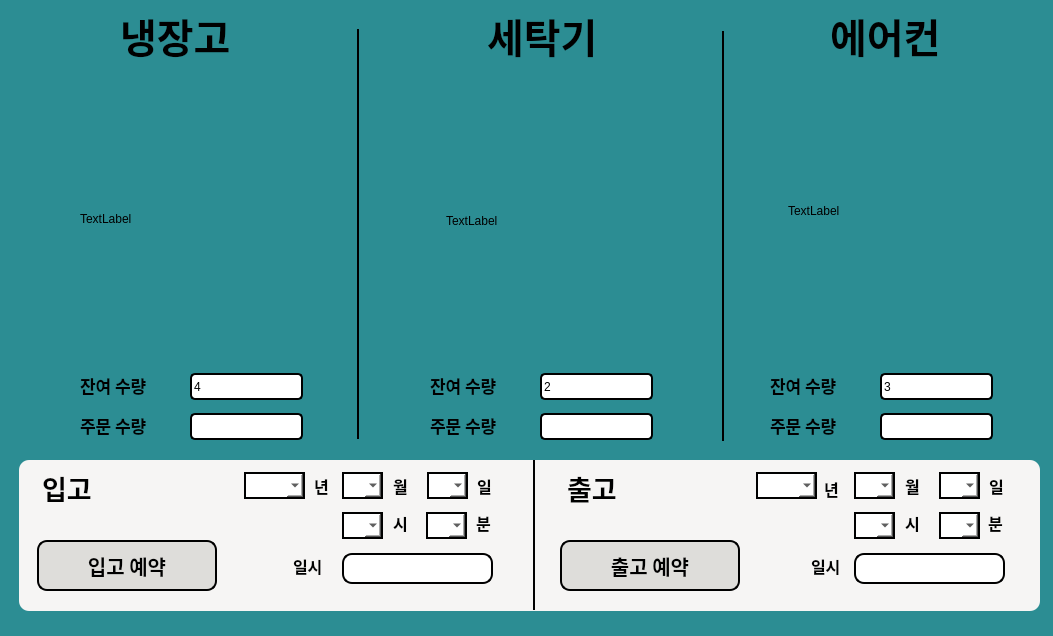
<?xml version="1.0" encoding="UTF-8"?>
<ui version="4.0">
 <class>Dialog</class>
 <widget class="QDialog" name="Dialog">
  <property name="geometry">
   <rect>
    <x>0</x>
    <y>0</y>
    <width>1053</width>
    <height>636</height>
   </rect>
  </property>
  <property name="windowTitle">
   <string>Dialog</string>
  </property>
  <property name="styleSheet">
   <string notr="true">background-color:rgb(44, 141, 147)</string>
  </property>
  <widget class="QFrame" name="frame">
   <property name="geometry">
    <rect>
     <x>533</x>
     <y>460</y>
     <width>2</width>
     <height>150</height>
    </rect>
   </property>
   <property name="styleSheet">
    <string notr="true">background-color:black</string>
   </property>
   <property name="frameShape">
    <enum>QFrame::StyledPanel</enum>
   </property>
   <property name="frameShadow">
    <enum>QFrame::Raised</enum>
   </property>
  </widget>
  <widget class="QFrame" name="frame_3">
   <property name="geometry">
    <rect>
     <x>722</x>
     <y>31</y>
     <width>2</width>
     <height>410</height>
    </rect>
   </property>
   <property name="styleSheet">
    <string notr="true">background-color:black</string>
   </property>
   <property name="frameShape">
    <enum>QFrame::StyledPanel</enum>
   </property>
   <property name="frameShadow">
    <enum>QFrame::Raised</enum>
   </property>
  </widget>
  <widget class="QFrame" name="frame_4">
   <property name="geometry">
    <rect>
     <x>357</x>
     <y>29</y>
     <width>2</width>
     <height>410</height>
    </rect>
   </property>
   <property name="styleSheet">
    <string notr="true">background-color:black</string>
   </property>
   <property name="frameShape">
    <enum>QFrame::StyledPanel</enum>
   </property>
   <property name="frameShadow">
    <enum>QFrame::Raised</enum>
   </property>
  </widget>
  <widget class="QLineEdit" name="b_num">
   <property name="geometry">
    <rect>
     <x>540</x>
     <y>413</y>
     <width>113</width>
     <height>27</height>
    </rect>
   </property>
   <property name="styleSheet">
    <string notr="true">border-radius: 5px;
border: 2px solid rgb(0, 0, 0);
background-color:white;</string>
   </property>
  </widget>
  <widget class="QLabel" name="c_pic">
   <property name="geometry">
    <rect>
     <x>788</x>
     <y>70</y>
     <width>201</width>
     <height>281</height>
    </rect>
   </property>
   <property name="text">
    <string>TextLabel</string>
   </property>
  </widget>
  <widget class="QLabel" name="a_pic">
   <property name="geometry">
    <rect>
     <x>80</x>
     <y>78</y>
     <width>201</width>
     <height>281</height>
    </rect>
   </property>
   <property name="text">
    <string>TextLabel</string>
   </property>
  </widget>
  <widget class="QLabel" name="label_11">
   <property name="geometry">
    <rect>
     <x>770</x>
     <y>376</y>
     <width>81</width>
     <height>19</height>
    </rect>
   </property>
   <property name="font">
    <font>
     <family>Ubuntu Mono</family>
     <pointsize>13</pointsize>
     <weight>75</weight>
     <bold>true</bold>
    </font>
   </property>
   <property name="styleSheet">
    <string notr="true">background-color:rgb(44, 141, 147)</string>
   </property>
   <property name="text">
    <string>잔여 수량</string>
   </property>
  </widget>
  <widget class="QLabel" name="label_6">
   <property name="geometry">
    <rect>
     <x>80</x>
     <y>376</y>
     <width>91</width>
     <height>19</height>
    </rect>
   </property>
   <property name="font">
    <font>
     <family>Ubuntu Mono</family>
     <pointsize>13</pointsize>
     <weight>75</weight>
     <bold>true</bold>
    </font>
   </property>
   <property name="styleSheet">
    <string notr="true">background-color:rgb(44, 141, 147)</string>
   </property>
   <property name="text">
    <string>잔여 수량</string>
   </property>
  </widget>
  <widget class="QLabel" name="label_10">
   <property name="geometry">
    <rect>
     <x>770</x>
     <y>416</y>
     <width>71</width>
     <height>19</height>
    </rect>
   </property>
   <property name="font">
    <font>
     <family>Ubuntu Mono</family>
     <pointsize>13</pointsize>
     <weight>75</weight>
     <bold>true</bold>
    </font>
   </property>
   <property name="text">
    <string>주문 수량</string>
   </property>
  </widget>
  <widget class="QLabel" name="label_12">
   <property name="geometry">
    <rect>
     <x>487</x>
     <y>10</y>
     <width>211</width>
     <height>51</height>
    </rect>
   </property>
   <property name="font">
    <font>
     <family>Ubuntu Mono</family>
     <pointsize>30</pointsize>
     <weight>75</weight>
     <bold>true</bold>
    </font>
   </property>
   <property name="text">
    <string>세탁기</string>
   </property>
  </widget>
  <widget class="QLineEdit" name="b_sum">
   <property name="geometry">
    <rect>
     <x>540</x>
     <y>373</y>
     <width>113</width>
     <height>27</height>
    </rect>
   </property>
   <property name="styleSheet">
    <string notr="true">border-radius: 5px;
border: 2px solid rgb(0, 0, 0);
background-color:white;</string>
   </property>
   <property name="text">
    <string>2</string>
   </property>
   <property name="readOnly">
    <bool>false</bool>
   </property>
  </widget>
  <widget class="QLineEdit" name="c_num">
   <property name="geometry">
    <rect>
     <x>880</x>
     <y>413</y>
     <width>113</width>
     <height>27</height>
    </rect>
   </property>
   <property name="styleSheet">
    <string notr="true">border-radius: 5px;
border: 2px solid rgb(0, 0, 0);
background-color:white;</string>
   </property>
  </widget>
  <widget class="QLineEdit" name="c_sum">
   <property name="geometry">
    <rect>
     <x>880</x>
     <y>373</y>
     <width>113</width>
     <height>27</height>
    </rect>
   </property>
   <property name="styleSheet">
    <string notr="true">border-radius: 5px;
border: 2px solid rgb(0, 0, 0);
background-color:white;</string>
   </property>
   <property name="text">
    <string>3</string>
   </property>
   <property name="readOnly">
    <bool>false</bool>
   </property>
  </widget>
  <widget class="QLabel" name="b_pic">
   <property name="geometry">
    <rect>
     <x>446</x>
     <y>80</y>
     <width>201</width>
     <height>281</height>
    </rect>
   </property>
   <property name="text">
    <string>TextLabel</string>
   </property>
  </widget>
  <widget class="QLabel" name="label_13">
   <property name="geometry">
    <rect>
     <x>830</x>
     <y>10</y>
     <width>211</width>
     <height>51</height>
    </rect>
   </property>
   <property name="font">
    <font>
     <family>Ubuntu Mono</family>
     <pointsize>30</pointsize>
     <weight>75</weight>
     <bold>true</bold>
    </font>
   </property>
   <property name="text">
    <string>에어컨</string>
   </property>
  </widget>
  <widget class="QLabel" name="label_7">
   <property name="geometry">
    <rect>
     <x>80</x>
     <y>416</y>
     <width>81</width>
     <height>19</height>
    </rect>
   </property>
   <property name="font">
    <font>
     <family>Ubuntu Mono</family>
     <pointsize>13</pointsize>
     <weight>75</weight>
     <bold>true</bold>
    </font>
   </property>
   <property name="styleSheet">
    <string notr="true">background-color:rgb(44, 141, 147)</string>
   </property>
   <property name="text">
    <string>주문 수량</string>
   </property>
  </widget>
  <widget class="QLabel" name="label_5">
   <property name="geometry">
    <rect>
     <x>120</x>
     <y>10</y>
     <width>211</width>
     <height>51</height>
    </rect>
   </property>
   <property name="font">
    <font>
     <family>Ubuntu Mono</family>
     <pointsize>30</pointsize>
     <weight>75</weight>
     <italic>false</italic>
     <bold>true</bold>
    </font>
   </property>
   <property name="styleSheet">
    <string notr="true"/>
   </property>
   <property name="text">
    <string>냉장고</string>
   </property>
  </widget>
  <widget class="QLineEdit" name="a_num">
   <property name="geometry">
    <rect>
     <x>190</x>
     <y>413</y>
     <width>113</width>
     <height>27</height>
    </rect>
   </property>
   <property name="styleSheet">
    <string notr="true">border-radius: 5px;
border: 2px solid rgb(0, 0, 0);
background-color:white;</string>
   </property>
  </widget>
  <widget class="QLabel" name="label_8">
   <property name="geometry">
    <rect>
     <x>430</x>
     <y>416</y>
     <width>81</width>
     <height>19</height>
    </rect>
   </property>
   <property name="font">
    <font>
     <family>Ubuntu Mono</family>
     <pointsize>13</pointsize>
     <weight>75</weight>
     <bold>true</bold>
    </font>
   </property>
   <property name="text">
    <string>주문 수량</string>
   </property>
  </widget>
  <widget class="QLabel" name="label_9">
   <property name="geometry">
    <rect>
     <x>430</x>
     <y>376</y>
     <width>81</width>
     <height>19</height>
    </rect>
   </property>
   <property name="font">
    <font>
     <family>Ubuntu Mono</family>
     <pointsize>13</pointsize>
     <weight>75</weight>
     <bold>true</bold>
    </font>
   </property>
   <property name="styleSheet">
    <string notr="true">background-color:rgb(44, 141, 147)</string>
   </property>
   <property name="text">
    <string>잔여 수량</string>
   </property>
  </widget>
  <widget class="QLineEdit" name="a_sum">
   <property name="geometry">
    <rect>
     <x>190</x>
     <y>373</y>
     <width>113</width>
     <height>27</height>
    </rect>
   </property>
   <property name="styleSheet">
    <string notr="true">border-radius: 5px;
border: 2px solid rgb(0, 0, 0);
background-color:white;</string>
   </property>
   <property name="text">
    <string>4</string>
   </property>
   <property name="readOnly">
    <bool>false</bool>
   </property>
  </widget>
  <widget class="QLabel" name="label_4">
   <property name="geometry">
    <rect>
     <x>567</x>
     <y>472</y>
     <width>101</width>
     <height>31</height>
    </rect>
   </property>
   <property name="font">
    <font>
     <family>Ubuntu Mono</family>
     <pointsize>20</pointsize>
     <weight>75</weight>
     <bold>true</bold>
    </font>
   </property>
   <property name="styleSheet">
    <string notr="true">background-color:rgb(246, 245, 244)</string>
   </property>
   <property name="text">
    <string>출고</string>
   </property>
  </widget>
  <widget class="QLabel" name="label_3">
   <property name="geometry">
    <rect>
     <x>42</x>
     <y>472</y>
     <width>101</width>
     <height>31</height>
    </rect>
   </property>
   <property name="font">
    <font>
     <family>Ubuntu Mono</family>
     <pointsize>20</pointsize>
     <weight>75</weight>
     <italic>false</italic>
     <bold>true</bold>
     <underline>false</underline>
    </font>
   </property>
   <property name="styleSheet">
    <string notr="true">background-color:rgb(246, 245, 244)</string>
   </property>
   <property name="text">
    <string>입고</string>
   </property>
  </widget>
  <widget class="QLineEdit" name="lineEdit_2">
   <property name="geometry">
    <rect>
     <x>854</x>
     <y>553</y>
     <width>151</width>
     <height>31</height>
    </rect>
   </property>
   <property name="styleSheet">
    <string notr="true">border-radius: 10px;
border: 2px solid rgb(0, 0, 0);
background-color:white;</string>
   </property>
   <property name="alignment">
    <set>Qt::AlignCenter</set>
   </property>
  </widget>
  <widget class="QLabel" name="label">
   <property name="geometry">
    <rect>
     <x>393</x>
     <y>513</y>
     <width>31</width>
     <height>19</height>
    </rect>
   </property>
   <property name="font">
    <font>
     <family>Ubuntu Mono</family>
     <pointsize>12</pointsize>
     <weight>75</weight>
     <bold>true</bold>
    </font>
   </property>
   <property name="styleSheet">
    <string notr="true">background-color:rgb(246, 245, 244)</string>
   </property>
   <property name="text">
    <string>시</string>
   </property>
  </widget>
  <widget class="QPushButton" name="out_btn">
   <property name="geometry">
    <rect>
     <x>560</x>
     <y>540</y>
     <width>180</width>
     <height>51</height>
    </rect>
   </property>
   <property name="font">
    <font>
     <family>Ubuntu Mono</family>
     <pointsize>15</pointsize>
     <weight>75</weight>
     <bold>true</bold>
    </font>
   </property>
   <property name="styleSheet">
    <string notr="true">border-radius: 10px;
border: 2px solid rgb(0, 0, 0);
background-color:rgb(222, 221, 218)</string>
   </property>
   <property name="text">
    <string>출고 예약</string>
   </property>
  </widget>
  <widget class="QLineEdit" name="lineEdit">
   <property name="geometry">
    <rect>
     <x>342</x>
     <y>553</y>
     <width>151</width>
     <height>31</height>
    </rect>
   </property>
   <property name="styleSheet">
    <string notr="true">border-radius: 10px;
border: 2px solid rgb(0, 0, 0);
background-color:white;</string>
   </property>
   <property name="alignment">
    <set>Qt::AlignCenter</set>
   </property>
  </widget>
  <widget class="QComboBox" name="cbTime_out">
   <property name="geometry">
    <rect>
     <x>854</x>
     <y>512</y>
     <width>41</width>
     <height>27</height>
    </rect>
   </property>
   <property name="styleSheet">
    <string notr="true">background-color:white;
border: 2px solid rgb(0, 0, 0);</string>
   </property>
  </widget>
  <widget class="QComboBox" name="cbMin_out">
   <property name="geometry">
    <rect>
     <x>939</x>
     <y>512</y>
     <width>41</width>
     <height>27</height>
    </rect>
   </property>
   <property name="styleSheet">
    <string notr="true">background-color:white;
border: 2px solid rgb(0, 0, 0);</string>
   </property>
  </widget>
  <widget class="QPushButton" name="in_btn">
   <property name="geometry">
    <rect>
     <x>37</x>
     <y>540</y>
     <width>180</width>
     <height>51</height>
    </rect>
   </property>
   <property name="font">
    <font>
     <family>Ubuntu Mono</family>
     <pointsize>15</pointsize>
     <weight>75</weight>
     <bold>true</bold>
    </font>
   </property>
   <property name="styleSheet">
    <string notr="true">border-radius: 10px;
border: 2px solid rgb(0, 0, 0);
background-color:rgb(222, 221, 218)</string>
   </property>
   <property name="text">
    <string>입고 예약</string>
   </property>
  </widget>
  <widget class="QComboBox" name="cbTime_in">
   <property name="geometry">
    <rect>
     <x>342</x>
     <y>512</y>
     <width>41</width>
     <height>27</height>
    </rect>
   </property>
   <property name="styleSheet">
    <string notr="true">background-color:white;
border: 2px solid rgb(0, 0, 0);</string>
   </property>
  </widget>
  <widget class="QComboBox" name="cbMin_in">
   <property name="geometry">
    <rect>
     <x>426</x>
     <y>512</y>
     <width>41</width>
     <height>27</height>
    </rect>
   </property>
   <property name="styleSheet">
    <string notr="true">background-color:white;
border: 2px solid rgb(0, 0, 0);</string>
   </property>
  </widget>
  <widget class="QComboBox" name="cbYear_in">
   <property name="geometry">
    <rect>
     <x>244</x>
     <y>472</y>
     <width>61</width>
     <height>27</height>
    </rect>
   </property>
   <property name="styleSheet">
    <string notr="true">background-color:white;
border: 2px solid rgb(0, 0, 0);</string>
   </property>
  </widget>
  <widget class="QLabel" name="label_14">
   <property name="geometry">
    <rect>
     <x>314</x>
     <y>476</y>
     <width>31</width>
     <height>19</height>
    </rect>
   </property>
   <property name="font">
    <font>
     <family>Ubuntu Mono</family>
     <pointsize>12</pointsize>
     <weight>75</weight>
     <bold>true</bold>
    </font>
   </property>
   <property name="styleSheet">
    <string notr="true">background-color:rgb(246, 245, 244)</string>
   </property>
   <property name="text">
    <string>년</string>
   </property>
  </widget>
  <widget class="QComboBox" name="cbMonth_in">
   <property name="geometry">
    <rect>
     <x>342</x>
     <y>472</y>
     <width>41</width>
     <height>27</height>
    </rect>
   </property>
   <property name="styleSheet">
    <string notr="true">background-color:white;
border: 2px solid rgb(0, 0, 0);</string>
   </property>
  </widget>
  <widget class="QComboBox" name="cbDate_in">
   <property name="geometry">
    <rect>
     <x>427</x>
     <y>472</y>
     <width>41</width>
     <height>27</height>
    </rect>
   </property>
   <property name="styleSheet">
    <string notr="true">background-color:white;
border: 2px solid rgb(0, 0, 0);</string>
   </property>
  </widget>
  <widget class="QComboBox" name="cbYear_out">
   <property name="geometry">
    <rect>
     <x>756</x>
     <y>472</y>
     <width>61</width>
     <height>27</height>
    </rect>
   </property>
   <property name="styleSheet">
    <string notr="true">background-color:white;
border: 2px solid rgb(0, 0, 0);</string>
   </property>
  </widget>
  <widget class="QComboBox" name="cbMonth_out">
   <property name="geometry">
    <rect>
     <x>854</x>
     <y>472</y>
     <width>41</width>
     <height>27</height>
    </rect>
   </property>
   <property name="styleSheet">
    <string notr="true">background-color:white;
border: 2px solid rgb(0, 0, 0);</string>
   </property>
  </widget>
  <widget class="QComboBox" name="cbDate_out">
   <property name="geometry">
    <rect>
     <x>939</x>
     <y>472</y>
     <width>41</width>
     <height>27</height>
    </rect>
   </property>
   <property name="styleSheet">
    <string notr="true">background-color:white;
border: 2px solid rgb(0, 0, 0);</string>
   </property>
  </widget>
  <widget class="QLabel" name="label_16">
   <property name="geometry">
    <rect>
     <x>393</x>
     <y>476</y>
     <width>21</width>
     <height>19</height>
    </rect>
   </property>
   <property name="font">
    <font>
     <family>Ubuntu Mono</family>
     <pointsize>12</pointsize>
     <weight>75</weight>
     <bold>true</bold>
    </font>
   </property>
   <property name="styleSheet">
    <string notr="true">background-color:rgb(246, 245, 244)</string>
   </property>
   <property name="text">
    <string>월</string>
   </property>
  </widget>
  <widget class="QLabel" name="label_17">
   <property name="geometry">
    <rect>
     <x>477</x>
     <y>476</y>
     <width>31</width>
     <height>19</height>
    </rect>
   </property>
   <property name="font">
    <font>
     <family>Ubuntu Mono</family>
     <pointsize>12</pointsize>
     <weight>75</weight>
     <bold>true</bold>
    </font>
   </property>
   <property name="styleSheet">
    <string notr="true">background-color:rgb(246, 245, 244)</string>
   </property>
   <property name="text">
    <string>일</string>
   </property>
  </widget>
  <widget class="QLabel" name="label_18">
   <property name="geometry">
    <rect>
     <x>476</x>
     <y>513</y>
     <width>31</width>
     <height>19</height>
    </rect>
   </property>
   <property name="font">
    <font>
     <family>Ubuntu Mono</family>
     <pointsize>12</pointsize>
     <weight>75</weight>
     <bold>true</bold>
    </font>
   </property>
   <property name="styleSheet">
    <string notr="true">background-color:rgb(246, 245, 244)</string>
   </property>
   <property name="text">
    <string>분</string>
   </property>
  </widget>
  <widget class="QLabel" name="label_15">
   <property name="geometry">
    <rect>
     <x>824</x>
     <y>479</y>
     <width>21</width>
     <height>19</height>
    </rect>
   </property>
   <property name="font">
    <font>
     <family>Ubuntu Mono</family>
     <pointsize>12</pointsize>
     <weight>75</weight>
     <bold>true</bold>
    </font>
   </property>
   <property name="styleSheet">
    <string notr="true">background-color:rgb(246, 245, 244)</string>
   </property>
   <property name="text">
    <string>년</string>
   </property>
  </widget>
  <widget class="QLabel" name="label_19">
   <property name="geometry">
    <rect>
     <x>988</x>
     <y>513</y>
     <width>31</width>
     <height>19</height>
    </rect>
   </property>
   <property name="font">
    <font>
     <family>Ubuntu Mono</family>
     <pointsize>12</pointsize>
     <weight>75</weight>
     <bold>true</bold>
    </font>
   </property>
   <property name="styleSheet">
    <string notr="true">background-color:rgb(246, 245, 244)</string>
   </property>
   <property name="text">
    <string>분</string>
   </property>
  </widget>
  <widget class="QLabel" name="label_2">
   <property name="geometry">
    <rect>
     <x>905</x>
     <y>513</y>
     <width>31</width>
     <height>19</height>
    </rect>
   </property>
   <property name="font">
    <font>
     <family>Ubuntu Mono</family>
     <pointsize>12</pointsize>
     <weight>75</weight>
     <bold>true</bold>
    </font>
   </property>
   <property name="styleSheet">
    <string notr="true">background-color:rgb(246, 245, 244)</string>
   </property>
   <property name="text">
    <string>시</string>
   </property>
  </widget>
  <widget class="QLabel" name="label_20">
   <property name="geometry">
    <rect>
     <x>905</x>
     <y>476</y>
     <width>21</width>
     <height>19</height>
    </rect>
   </property>
   <property name="font">
    <font>
     <family>Ubuntu Mono</family>
     <pointsize>12</pointsize>
     <weight>75</weight>
     <bold>true</bold>
    </font>
   </property>
   <property name="styleSheet">
    <string notr="true">background-color:rgb(246, 245, 244)</string>
   </property>
   <property name="text">
    <string>월</string>
   </property>
  </widget>
  <widget class="QLabel" name="label_21">
   <property name="geometry">
    <rect>
     <x>989</x>
     <y>476</y>
     <width>31</width>
     <height>19</height>
    </rect>
   </property>
   <property name="font">
    <font>
     <family>Ubuntu Mono</family>
     <pointsize>12</pointsize>
     <weight>75</weight>
     <bold>true</bold>
    </font>
   </property>
   <property name="styleSheet">
    <string notr="true">background-color:rgb(246, 245, 244)</string>
   </property>
   <property name="text">
    <string>일</string>
   </property>
  </widget>
  <widget class="QLabel" name="label_22">
   <property name="geometry">
    <rect>
     <x>293</x>
     <y>556</y>
     <width>31</width>
     <height>19</height>
    </rect>
   </property>
   <property name="font">
    <font>
     <family>Ubuntu Mono</family>
     <pointsize>12</pointsize>
     <weight>75</weight>
     <bold>true</bold>
    </font>
   </property>
   <property name="styleSheet">
    <string notr="true">background-color:rgb(246, 245, 244)</string>
   </property>
   <property name="text">
    <string>일시</string>
   </property>
  </widget>
  <widget class="QLabel" name="label_23">
   <property name="geometry">
    <rect>
     <x>811</x>
     <y>556</y>
     <width>32</width>
     <height>19</height>
    </rect>
   </property>
   <property name="font">
    <font>
     <family>Ubuntu Mono</family>
     <pointsize>12</pointsize>
     <weight>75</weight>
     <bold>true</bold>
    </font>
   </property>
   <property name="styleSheet">
    <string notr="true">background-color:rgb(246, 245, 244)</string>
   </property>
   <property name="text">
    <string>일시</string>
   </property>
  </widget>
  <widget class="QLabel" name="label_24">
   <property name="geometry">
    <rect>
     <x>19</x>
     <y>460</y>
     <width>1021</width>
     <height>151</height>
    </rect>
   </property>
   <property name="styleSheet">
    <string notr="true">background-color:rgb(246, 245, 244);
border-radius: 10px;</string>
   </property>
   <property name="text">
    <string/>
   </property>
  </widget>
  <zorder>label_24</zorder>
  <zorder>frame</zorder>
  <zorder>frame_3</zorder>
  <zorder>frame_4</zorder>
  <zorder>b_num</zorder>
  <zorder>c_pic</zorder>
  <zorder>a_pic</zorder>
  <zorder>label_11</zorder>
  <zorder>label_6</zorder>
  <zorder>label_10</zorder>
  <zorder>label_12</zorder>
  <zorder>b_sum</zorder>
  <zorder>c_num</zorder>
  <zorder>c_sum</zorder>
  <zorder>b_pic</zorder>
  <zorder>label_13</zorder>
  <zorder>label_7</zorder>
  <zorder>label_5</zorder>
  <zorder>a_num</zorder>
  <zorder>label_8</zorder>
  <zorder>label_9</zorder>
  <zorder>a_sum</zorder>
  <zorder>label_4</zorder>
  <zorder>label_3</zorder>
  <zorder>lineEdit_2</zorder>
  <zorder>label</zorder>
  <zorder>out_btn</zorder>
  <zorder>lineEdit</zorder>
  <zorder>cbTime_out</zorder>
  <zorder>cbMin_out</zorder>
  <zorder>in_btn</zorder>
  <zorder>cbTime_in</zorder>
  <zorder>cbMin_in</zorder>
  <zorder>cbYear_in</zorder>
  <zorder>label_14</zorder>
  <zorder>cbMonth_in</zorder>
  <zorder>cbDate_in</zorder>
  <zorder>cbYear_out</zorder>
  <zorder>cbMonth_out</zorder>
  <zorder>cbDate_out</zorder>
  <zorder>label_16</zorder>
  <zorder>label_17</zorder>
  <zorder>label_18</zorder>
  <zorder>label_15</zorder>
  <zorder>label_19</zorder>
  <zorder>label_2</zorder>
  <zorder>label_20</zorder>
  <zorder>label_21</zorder>
  <zorder>label_22</zorder>
  <zorder>label_23</zorder>
 </widget>
 <resources/>
 <connections/>
</ui>
